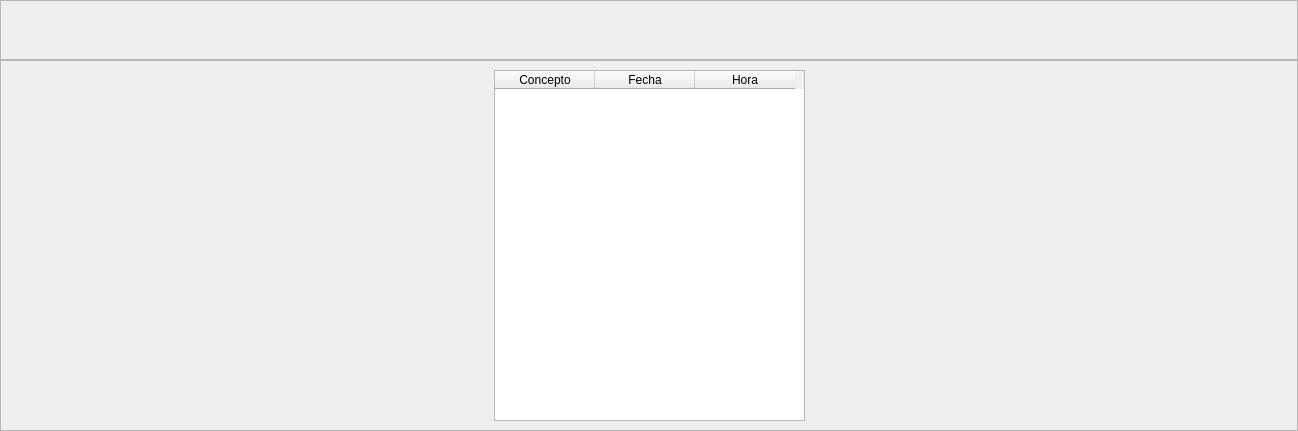
                   <widget class="QWidget" name="page_hitorial">
                    <layout class="QVBoxLayout" name="verticalLayout_26">
                     <property name="spacing">
                      <number>0</number>
                     </property>
                     <property name="leftMargin">
                      <number>0</number>
                     </property>
                     <property name="topMargin">
                      <number>0</number>
                     </property>
                     <property name="rightMargin">
                      <number>0</number>
                     </property>
                     <property name="bottomMargin">
                      <number>0</number>
                     </property>
                     <item>
                      <widget class="QFrame" name="frame_15">
                       <property name="minimumSize">
                        <size>
                         <width>0</width>
                         <height>60</height>
                        </size>
                       </property>
                       <property name="maximumSize">
                        <size>
                         <width>16777215</width>
                         <height>60</height>
                        </size>
                       </property>
                       <property name="frameShape">
                        <enum>QFrame::StyledPanel</enum>
                       </property>
                       <property name="frameShadow">
                        <enum>QFrame::Raised</enum>
                       </property>
                       <layout class="QHBoxLayout" name="horizontalLayout_17">
                        <item>
                         <spacer name="horizontalSpacer_67">
                          <property name="orientation">
                           <enum>Qt::Horizontal</enum>
                          </property>
                          <property name="sizeHint" stdset="0">
                           <size>
                            <width>614</width>
                            <height>20</height>
                           </size>
                          </property>
                         </spacer>
                        </item>
                        <item>
                         <widget class="QLabel" name="lbl_img_buscar">
                          <property name="minimumSize">
                           <size>
                            <width>50</width>
                            <height>50</height>
                           </size>
                          </property>
                          <property name="maximumSize">
                           <size>
                            <width>50</width>
                            <height>50</height>
                           </size>
                          </property>
                          <property name="text">
                           <string/>
                          </property>
                          <property name="pixmap">
                           <pixmap>image/historial.png</pixmap>
                          </property>
                          <property name="scaledContents">
                           <bool>true</bool>
                          </property>
                         </widget>
                        </item>
                        <item>
                         <spacer name="horizontalSpacer_68">
                          <property name="orientation">
                           <enum>Qt::Horizontal</enum>
                          </property>
                          <property name="sizeHint" stdset="0">
                           <size>
                            <width>614</width>
                            <height>20</height>
                           </size>
                          </property>
                         </spacer>
                        </item>
                       </layout>
                      </widget>
                     </item>
                     <item>
                      <widget class="QFrame" name="frame_16">
                       <property name="frameShape">
                        <enum>QFrame::StyledPanel</enum>
                       </property>
                       <property name="frameShadow">
                        <enum>QFrame::Raised</enum>
                       </property>
                       <layout class="QHBoxLayout" name="horizontalLayout_76">
                        <item>
                         <spacer name="horizontalSpacer_55">
                          <property name="orientation">
                           <enum>Qt::Horizontal</enum>
                          </property>
                          <property name="sizeHint" stdset="0">
                           <size>
                            <width>484</width>
                            <height>20</height>
                           </size>
                          </property>
                         </spacer>
                        </item>
                        <item>
                         <widget class="QTableWidget" name="tabl_historial">
                          <property name="minimumSize">
                           <size>
                            <width>311</width>
                            <height>351</height>
                           </size>
                          </property>
                          <property name="maximumSize">
                           <size>
                            <width>311</width>
                            <height>351</height>
                           </size>
                          </property>
                          <column>
                           <property name="text">
                            <string>Concepto</string>
                           </property>
                          </column>
                          <column>
                           <property name="text">
                            <string>Fecha</string>
                           </property>
                          </column>
                          <column>
                           <property name="text">
                            <string>Hora</string>
                           </property>
                          </column>
                         </widget>
                        </item>
                        <item>
                         <spacer name="horizontalSpacer_66">
                          <property name="orientation">
                           <enum>Qt::Horizontal</enum>
                          </property>
                          <property name="sizeHint" stdset="0">
                           <size>
                            <width>483</width>
                            <height>20</height>
                           </size>
                          </property>
                         </spacer>
                        </item>
                       </layout>
                      </widget>
                     </item>
                    </layout>
                   </widget>
